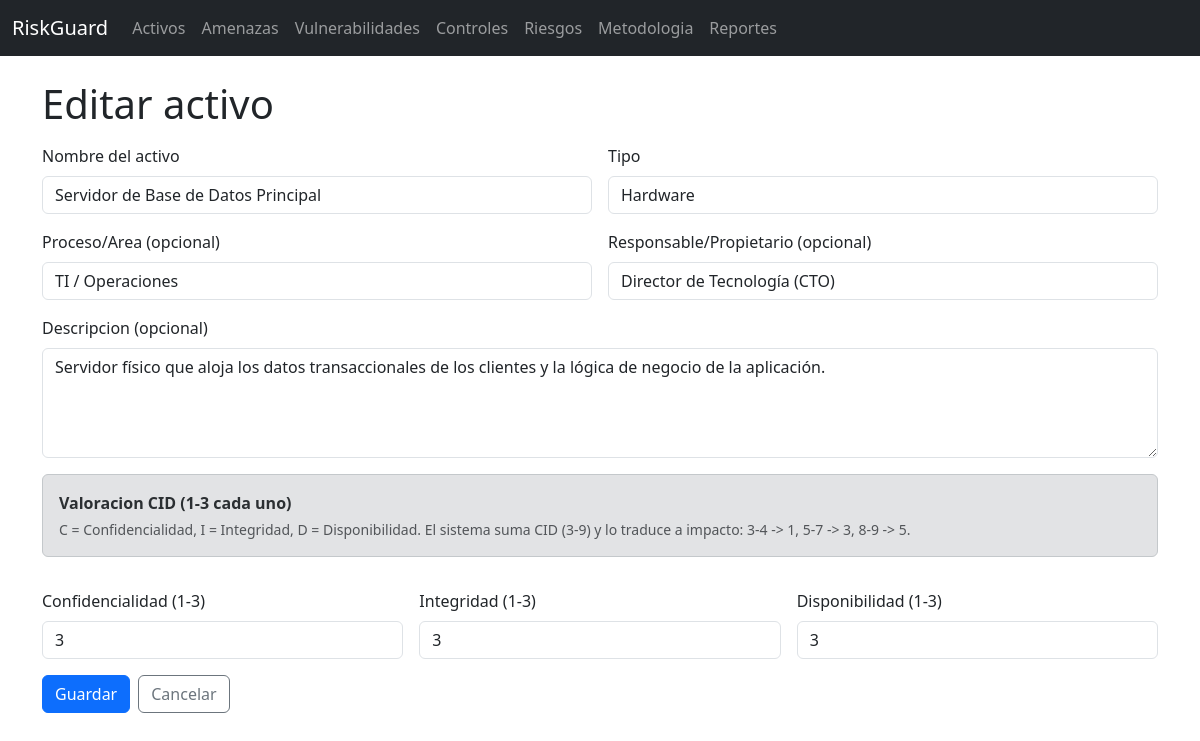
Page /assets/1/edit on the earlier database version.
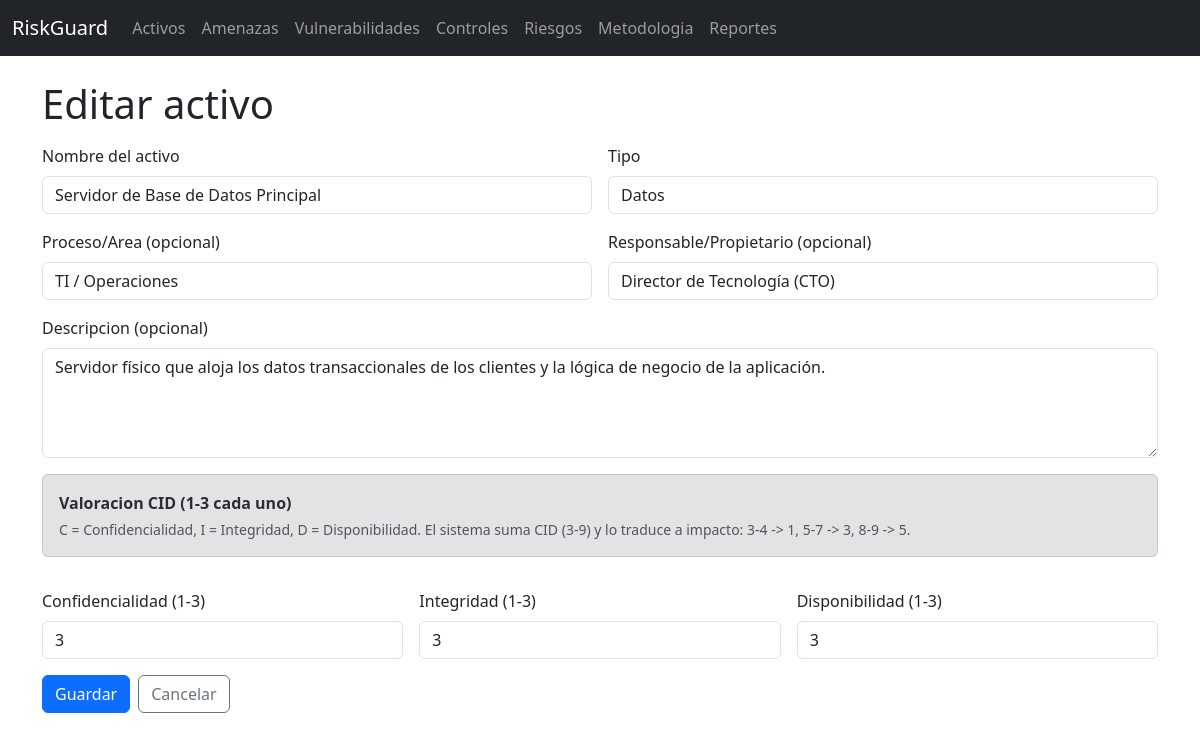
Same page on the later database version.
### models.py (models this page shows, shortened)
class Asset(db.Model):
    id = db.Column(db.Integer, primary_key=True)
    name = db.Column(db.String(120), nullable=False)
    asset_type = db.Column(db.String(50), nullable=False)
    description = db.Column(db.Text)
    owner = db.Column(db.String(120))
    process = db.Column(db.String(120))
    confidentiality = db.Column(db.Integer, nullable=False, default=1)
    integrity = db.Column(db.Integer, nullable=False, default=1)
    availability = db.Column(db.Integer, nullable=False, default=1)
    created_at = db.Column(db.DateTime, default=datetime.utcnow)
    risks = db.relationship("RiskScenario", back_populates="asset", cascade="all, delete-orphan")

### app.py (the view, shortened to what this page needs)
    @app.route("/assets/<int:asset_id>/edit", methods=["GET", "POST"])
    def assets_edit(asset_id: int):
        asset = Asset.query.get_or_404(asset_id)
        form = AssetForm(obj=asset)
        if request.method == "GET":
            form.process_area.data = asset.process
        return render_template("assets/form.html", form=form, title="Editar activo")

### forms.py
class AssetForm(FlaskForm):
    name = StringField("Nombre del activo", validators=[DataRequired(), Length(max=120)])
    asset_type = SelectField("Tipo", choices=ASSET_TYPES, validators=[DataRequired()])
    process_area = StringField("Proceso/Area (opcional)", validators=[Optional(), Length(max=120)])
    owner = StringField("Responsable/Propietario (opcional)", validators=[Optional(), Length(max=120)])
    description = TextAreaField("Descripcion (opcional)", validators=[Optional()])
    confidentiality = IntegerField("Confidencialidad (1-3)", validators=[DataRequired(), NumberRange(min=1, max=3)])
    integrity = IntegerField("Integridad (1-3)", validators=[DataRequired(), NumberRange(min=1, max=3)])
    availability = IntegerField("Disponibilidad (1-3)", validators=[DataRequired(), NumberRange(min=1, max=3)])
    submit = SubmitField("Guardar")

### templates/assets/form.html (shortened to what this page needs)
{% extends 'base.html' %}
{% from '_formhelpers.html' import render_field, render_textarea %}
{% block content %}
<h1 class="mb-3">{{ title }}</h1>
<form method="post">
  <div class="row g-3">
    <div class="col-12 col-md-6">
      {{ render_field(form.name) }}
    </div>
    <div class="col-12 col-md-6">
      {{ render_field(form.asset_type) }}
    </div>
    <div class="col-12 col-md-6">
      {{ render_field(form.process_area) }}
    </div>
    <div class="col-12 col-md-6">
      {{ render_field(form.owner) }}
    </div>
    <div class="col-12">
      {{ render_textarea(form.description) }}
    </div>
    <div class="col-12">
      <div class="alert alert-secondary">
        <div class="fw-semibold mb-1">Valoracion CID (1-3 cada uno)</div>
        <div class="small text-muted">C = Confidencialidad, I = Integridad, D = Disponibilidad. El sistema suma CID (3-9) y lo traduce a impacto: 3-4 -> 1, 5-7 -> 3, 8-9 -> 5.</div>
      </div>
    </div>
    <div class="col-12 col-md-4">
      {{ render_field(form.confidentiality) }}
    </div>
    <div class="col-12 col-md-4">
      {{ render_field(form.integrity) }}
    </div>
    <div class="col-12 col-md-4">
      {{ render_field(form.availability) }}
    </div>
    <div class="col-12 d-flex gap-2">
      <button class="btn btn-primary" type="submit">Guardar</button>
      <a class="btn btn-outline-secondary" href="{{ url_for('assets_list') }}">Cancelar</a>
    </div>
  </div>
</form>
{% endblock %}

### templates/_formhelpers.html (shortened to what this page needs)
{% macro render_field(field) -%}
  <label class="form-label">{{ field.label.text }}</label>
  {{ field(class_='form-control') }}
{%- endmacro %}
{% macro render_textarea(field) -%}
  <label class="form-label">{{ field.label.text }}</label>
  {{ field(class_='form-control', rows=4) }}
{%- endmacro %}

Differences in the rows shown:
changed Asset "Servidor de Base de Datos Principal": asset_type "Hardware" → "Datos"
